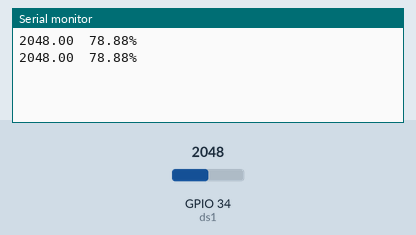
Recording of a sketch running on a simulated ESP32. Shown: the last lines printed to the serial monitor. Inputs (shaded band) come from the test bench; at power-on: GPIO 34 (ds1) = 2048.

Above: at 2.2 s.
2.3 s: GPIO 34 (ds1) set to 2866
At 3.6 s:
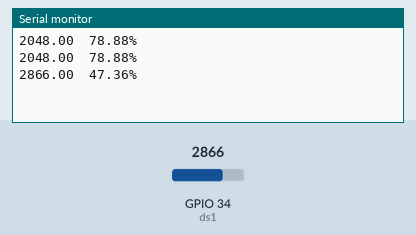
3.8 s: GPIO 34 (ds1) set to 3603
At 4.8 s:
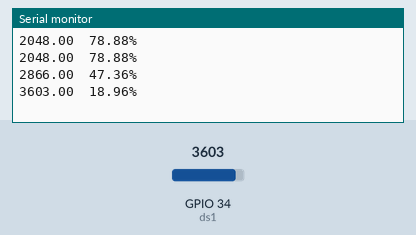
Timing chart, 0 to 6.8 s (numbered marks = the images above; inputs shaded):
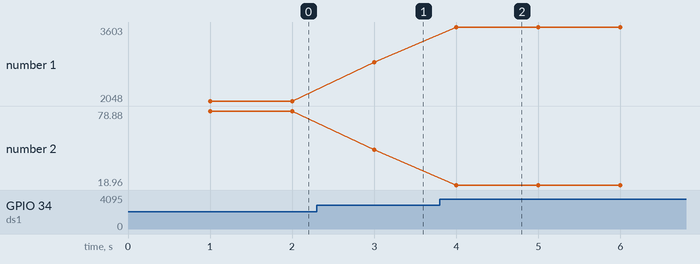

Measured:
- after the input at 2.3 s, the serial monitor: prints a new line after 0.70 s (image 1)
- after the input at 3.8 s, the serial monitor: prints a new line after 0.20 s (image 2)
- plotted number 1: 2048 → 2866 after the input at 2.3 s, 2866 → 3603 after the input at 3.8 s
- plotted number 2: 78.88 → 47.36 after the input at 2.3 s, 47.36 → 18.96 after the input at 3.8 s

The sketch:

senzor_vlaga.ino
```cpp
const int ds1 = 34;
float vv1;


void setup() {

  Serial.begin(115200);
  delay(1000);

}

void loop() {
  vv1 = analogRead( ds1 );

  float vv1p = (1 - ((vv1 - 1500) / (4095.0 - 1500.0))) * 100;
  //vv1 = (analogRead(ds1) * 3.3) / 4095;

  Serial.println((String)vv1 + "  " + (String)vv1p + "%");

  delay(1000);

}
```
